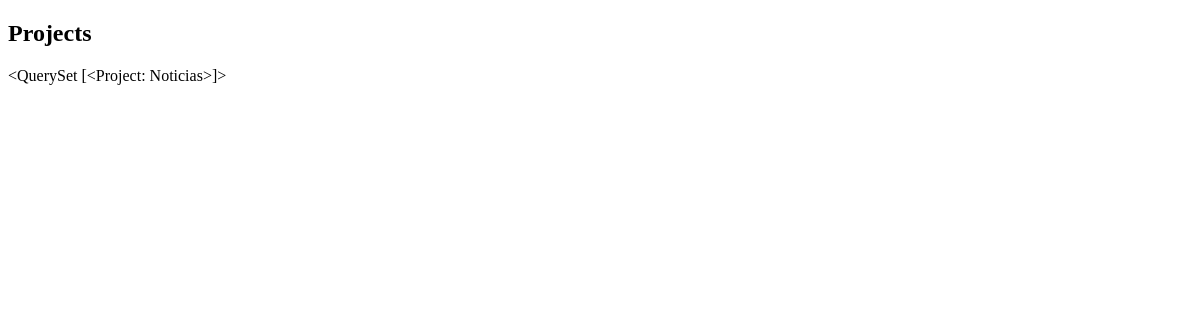
The app's page /project/, older data.
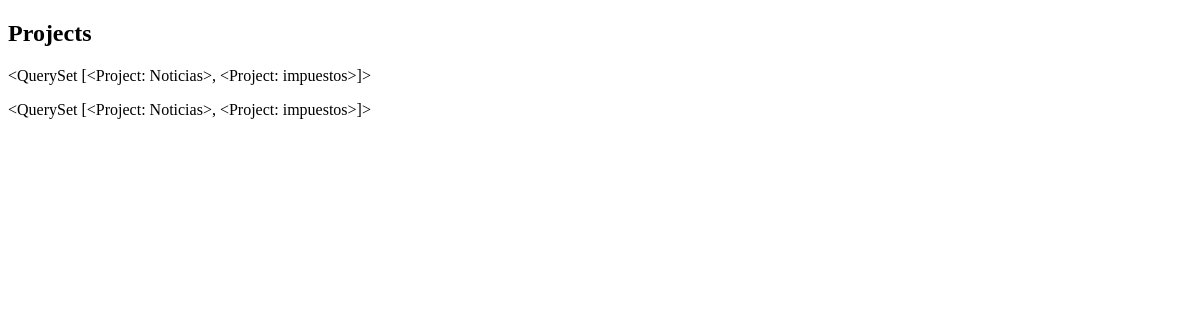
The same page, newer data.
### myapp_1/models.py (models this page shows)
class Project (models.Model):
    name = models.CharField(max_length=200)
    def __str__(self):
        return self.name

### myapp_1/views.py (the view)
# urls.py: path('project/', views.project),
def project(request):
    projects= Project.objects.all()
    return render(request,"projects.html", {
        "projects": projects
    })

### myapp_1/templates/projects.html (shortened to what this page needs)
<!DOCTYPE html>
<html lang="en">
<head>
</head>
<body>
    <h2>Projects</h2>
    {% for i in projects %}
    <div>
        <p>{{projects}}</p>
    </div>
    {% endfor %}
</body>
</html>

Row changes from the older to the newer data that the page shows:
computed for Project: name.name "<QuerySet [<Project: Noticias>]>" → "<QuerySet [<Project: Noticias>, <Project: impuestos>]>"
added Project: {{ projects }} "<QuerySet [<Project: Noticias>, <Project: impuestos>]>"
